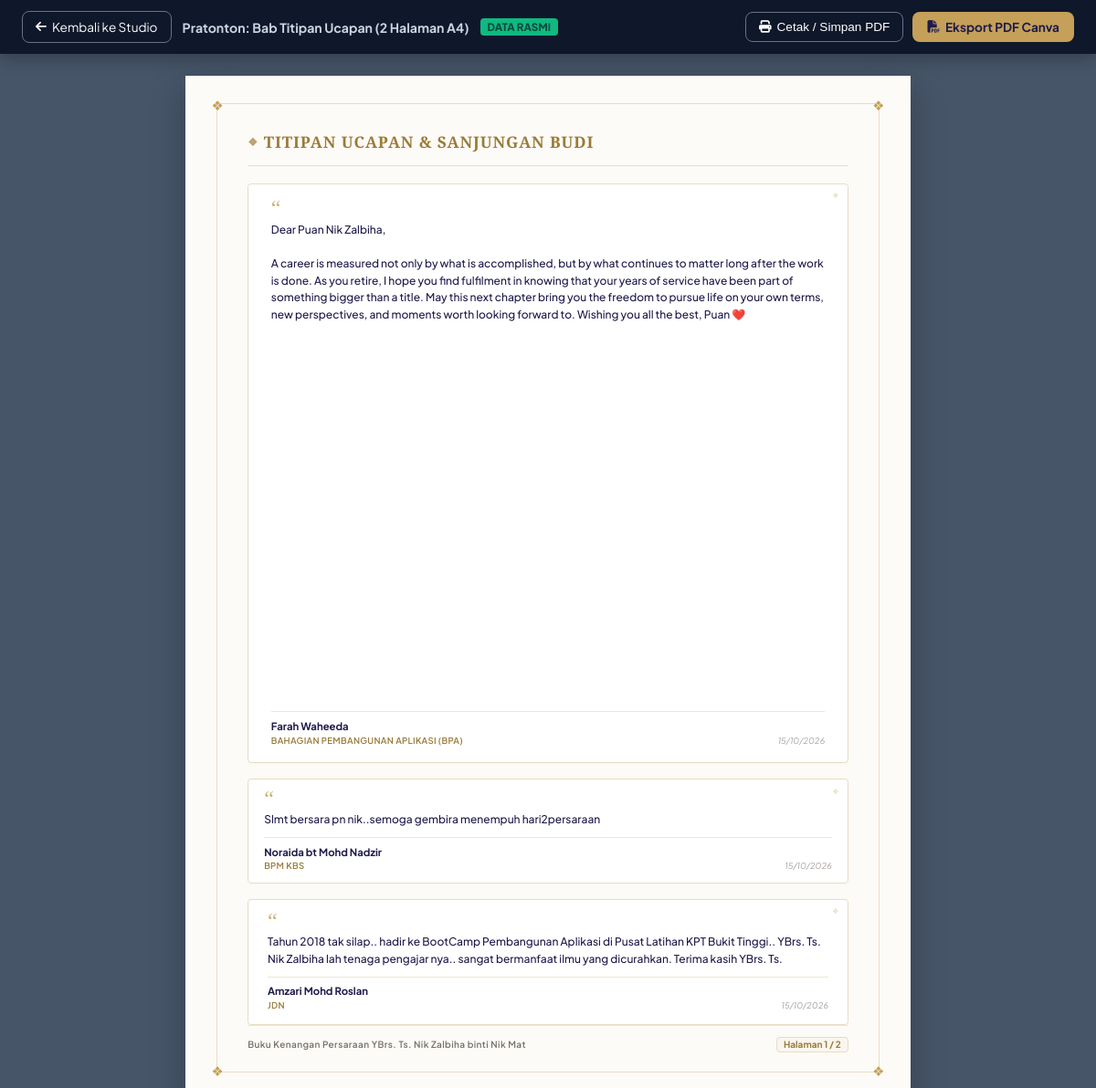
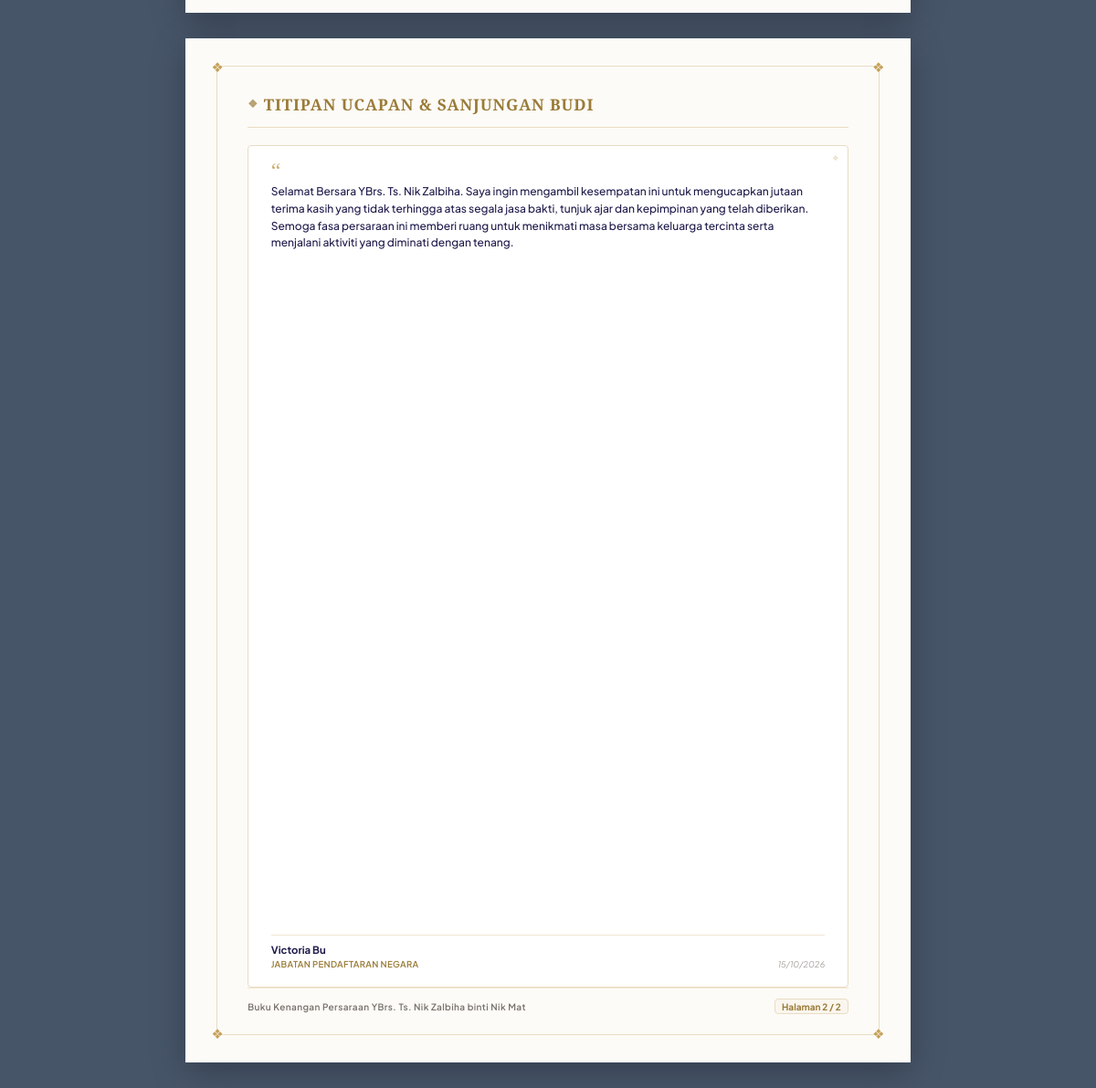
The page /admin/penjana-buku/preview/ucapan?source=official (signed in) on the database its author committed (2 pictures, top to bottom).
### app/models.py (models this page shows, shortened)
class Submission(db.Model):
    __tablename__ = "submissions"
    id = db.Column(db.Integer, primary_key=True)
    nama = db.Column(db.String(150), nullable=False)
    bahagian = db.Column(db.String(150), nullable=False)
    jawatan = db.Column(db.String(150), nullable=True)
    ucapan = db.Column(db.Text, nullable=True)
    created_at = db.Column(db.DateTime, default=datetime.now)
    status = db.Column(db.String(20), default="active")  # active, archived, reviewed
    data_type = db.Column(db.String(20), default="official")  # 'test' atau 'official' (pengasingan selamat)
    image_filename = db.Column(db.String(255), nullable=True)
    image_local_path = db.Column(db.String(255), nullable=True)
    image_drive_file_id = db.Column(db.String(100), nullable=True)
    image_drive_link = db.Column(db.String(500), nullable=True)
    image_sync_status = db.Column(db.String(30), default="none")  # none, pending, synced, failed
    video_filename = db.Column(db.String(255), nullable=True)
    video_local_path = db.Column(db.String(255), nullable=True)
    video_drive_file_id = db.Column(db.String(100), nullable=True)
    video_drive_link = db.Column(db.String(500), nullable=True)
    video_sync_status = db.Column(db.String(30), default="none")  # none, pending, synced, failed
    ip_address = db.Column(db.String(50), nullable=True)

### app/routes/admin.py (the view)
@admin_bp.route("/penjana-buku/preview/<chapter>", methods=["GET"])
@admin_required
def penjana_buku_preview(chapter):
    source = request.args.get("source", "auto")
    return book_generator_service.render_chapter_html(chapter, source)

### app/routes/admin.py (called while the page is built)
def admin_required(f):
    @wraps(f)
    def decorated_function(*args, **kwargs):
        if not session.get("is_admin"):
            flash("Sila log masuk untuk mengakses Dashboard Pentadbir.", "warning")
            return redirect(url_for("admin.login", next=request.url))
        return f(*args, **kwargs)
    return decorated_function

### app/services/book_generator_service.py (called while the page is built, shortened)
    def get_submissions(self, source="auto"):
        if source == "official":
            return Submission.query.filter_by(status="active", data_type="official").order_by(Submission.created_at.asc()).all(), "official"
        elif source == "test":
            return Submission.query.filter_by(data_type="test").order_by(Submission.id.asc()).all(), "test"
        elif source == "all":
            return Submission.query.filter_by(status="active").order_by(Submission.created_at.asc()).all(), "all"
        else: # auto
            official = Submission.query.filter_by(status="active", data_type="official").order_by(Submission.created_at.asc()).all()
            if official and len(official) > 0:
                return official, "official"
            test_data = Submission.query.filter_by(data_type="test").order_by(Submission.id.asc()).all()
            return test_data, "test"

    def render_chapter_html(self, chapter, source="auto"):
        from flask import has_request_context
        def _do_render():
            submissions, actual_source = self.get_submissions(source)
            if chapter == "ucapan":
                pages = self.paginate_ucapan(submissions)
                return render_template(
                    "admin/buku_kenangan/bab_ucapan.html",
                    pages=pages,
                    total_pages=len(pages),
                    data_source=actual_source,
                    timestamp=datetime.now().strftime("%d %B %Y")
                )
        if not has_request_context():
            with current_app.test_request_context():
                return _do_render()
        return _do_render()

### app/templates/admin/buku_kenangan/bab_ucapan.html (shortened to what this page needs)
{% extends "admin/buku_kenangan/layout_base.html" %}
{% block toolbar_title %}Pratonton: Bab Titipan Ucapan ({{ total_pages }} Halaman A4){% endblock %}
{% block export_pdf_btn %}
<a href="{{ url_for('admin.penjana_buku_export_pdf', chapter='ucapan') }}" class="btn-action">
  <i class="fa-solid fa-file-pdf"></i> Eksport PDF Canva
</a>
{% endblock %}
{% block sheets_content %}
  {% if pages and pages|length > 0 %}
    {% for page in pages %}
      <div class="a4-sheet">
        <span class="sheet-corner-motif tl">❖</span>
        <span class="sheet-corner-motif tr">❖</span>
        <span class="sheet-corner-motif bl">❖</span>
        <span class="sheet-corner-motif br">❖</span>
        <div class="sheet-header">
          <h2 class="sheet-chapter-title">
            <span style="font-size: 9pt; opacity: 0.7;">❖</span> Titipan Ucapan & Sanjungan Budi
          </h2>
        </div>
        <div class="sheet-content">
          <div class="ucapan-grid">
            {% for item in page %}
              <div class="warkah-box card-{{ item.card_type }}">
                <span class="warkah-motif-corner">❖</span>
                <div>
                  <div class="warkah-quote-icon">“</div>
                  <div class="warkah-text">{{ item.text }}</div>
                </div>
                <div class="warkah-author-row">
                  <div>
                    <h4 class="warkah-author-name">{{ item.submission.nama }}</h4>
                    <p class="warkah-author-dept">
                      {{ item.submission.bahagian if item.submission.bahagian and item.submission.bahagian != '-' else 'Jabatan Digital Negara' }}
                    </p>
                  </div>
                  <div style="font-size: 7pt; color: #a8a29e; font-style: italic;">
                    {{ item.submission.created_at.strftime("%d/%m/%Y") if item.submission.created_at else '' }}
                  </div>
                </div>
              </div>
            {% endfor %}
          </div>
        </div>
        <div class="sheet-footer">
          <span class="sheet-footer-brand">
            Buku Kenangan Persaraan YBrs. Ts. Nik Zalbiha binti Nik Mat
          </span>
          <span class="sheet-footer-page">
            Halaman {{ loop.index }} / {{ total_pages }}
          </span>
        </div>
      </div>
    {% endfor %}
  {% endif %}
{% endblock %}

### app/templates/admin/buku_kenangan/layout_base.html (style rules this page uses)
:root { --bg-ivory: #FDFBF7; --bg-cream: #FAF6EE; --bg-card: #FFFFFF; --text-main: #1E1B4B; --text-muted: #57534E; --text-sub: #78716C; --gold-primary: #C5A059; --gold-deep: #9A7B38; --gold-soft: #EADCC3; --border-classic: #E8DCC4; --border-subtle: #F0E6D2; }
* { box-sizing: border-box; -webkit-print-color-adjust: exact !important; print-color-adjust: exact !important; }
body { margin: 0; padding: 0; background: #475569; font-family: 'Plus Jakarta Sans', sans-serif; color: var(--text-main); -webkit-font-smoothing: antialiased; }
.btn-action { background: var(--gold-primary); color: #1e1b4b; font-weight: 700; padding: 8px 16px; border-radius: 8px; text-decoration: none; display: inline-flex; align-items: center; gap: 6px; border: none; cursor: pointer; font-size: 0.85rem; transition: all 0.2s ease; }
.a4-sheet { width: 210mm; height: 297mm; min-height: 297mm; max-height: 297mm; background: var(--bg-ivory); position: relative; padding: 16mm 18mm 14mm 18mm; box-shadow: 0 10px 35px rgba(0,0,0,0.25); display: flex; flex-direction: column; overflow: hidden; page-break-after: always; break-after: page; }
.sheet-corner-motif { position: absolute; font-size: 11pt; color: var(--gold-primary); line-height: 1; user-select: none; }
.sheet-corner-motif.tl { top: 6.5mm; left: 7.5mm; }
.sheet-corner-motif.tr { top: 6.5mm; right: 7.5mm; }
.sheet-corner-motif.bl { bottom: 6.5mm; left: 7.5mm; }
.sheet-corner-motif.br { bottom: 6.5mm; right: 7.5mm; }
.sheet-header { display: flex; justify-content: space-between; align-items: flex-end; padding-bottom: 3.5mm; border-bottom: 1.5px solid var(--gold-soft); margin-bottom: 5mm; position: relative; z-index: 2; }
.sheet-chapter-title { font-family: 'Playfair Display', serif; font-size: 13pt; font-weight: 700; color: var(--gold-deep); text-transform: uppercase; letter-spacing: 0.05em; margin: 0; display: flex; align-items: center; gap: 6px; white-space: nowrap; }
.sheet-content { flex: 1 1 auto; display: flex; flex-direction: column; position: relative; z-index: 2; overflow: hidden; }
.sheet-footer { display: flex; justify-content: space-between; align-items: center; padding-top: 3mm; border-top: 1px solid var(--border-subtle); font-size: 7.5pt; color: var(--text-sub); margin-top: auto; position: relative; z-index: 2; }
.sheet-footer-brand { font-weight: 600; letter-spacing: 0.04em; }
.sheet-footer-page { font-weight: 700; color: var(--gold-deep); background: var(--bg-cream); padding: 1.5px 7px; border-radius: 4px; border: 0.5px solid var(--border-classic); }

### app/templates/admin/buku_kenangan/bab_ucapan.html (style rules this page uses)
.ucapan-grid { display: flex; flex-direction: column; gap: 4.5mm; height: 100%; justify-content: flex-start; }
.warkah-box { background: #ffffff; border: 1px solid var(--border-classic); border-radius: 4px; padding: 3.5mm 5mm 3.5mm 5mm; position: relative; box-shadow: 0 1px 4px rgba(0,0,0,0.02); display: flex; flex-direction: column; justify-content: space-between; }
.warkah-box.card-short { flex: 0 1 auto; padding: 3.2mm 4.5mm; }
.warkah-box.card-medium { flex: 0 1 auto; padding: 4mm 5.5mm; }
.warkah-box.card-long { flex: 1 1 auto; padding: 5mm 6.5mm; }
.warkah-quote-icon { font-family: 'Playfair Display', serif; font-size: 18pt; color: var(--gold-primary); line-height: 0.7; margin-bottom: 1.5mm; opacity: 0.85; user-select: none; }
.warkah-text { font-size: 9pt; line-height: 1.55; color: var(--text-main); margin: 0 0 2.5mm 0; white-space: pre-line; word-break: break-word; font-weight: 500; }
.warkah-author-row { display: flex; justify-content: space-between; align-items: flex-end; border-top: 0.8px solid var(--border-subtle); padding-top: 2mm; margin-top: auto; }
.warkah-author-name { font-size: 8.5pt; font-weight: 700; color: var(--text-main); margin: 0; }
.warkah-author-dept { font-size: 7.2pt; color: var(--gold-deep); font-weight: 600; text-transform: uppercase; letter-spacing: 0.03em; margin: 0.5mm 0 0; }
.warkah-motif-corner { position: absolute; top: 2mm; right: 2.5mm; font-size: 6pt; color: var(--gold-soft); }

### rows shown on the page
Submission: text "Dear Puan Nik Zalbiha, A career is measured not only by what is accomplished, but by what continues to matter long after the work is done. As you retire, I hope you find fulfilment in knowing that your years of service have been part of something bigger than a title. May this next chapter bring you the freedom to pursue life on your own terms, new perspectives, and moments worth looking forward to. Wishing you all the best, Puan ❤️", submission.nama "Farah Waheeda", submission "BAHAGIAN PEMBANGUNAN APLIKASI (BPA)", submission.created_at "15/10/2026"
Submission: text "Slmt bersara pn nik..semoga gembira menempuh hari2persaraan", submission.nama "Noraida bt Mohd Nadzir", submission "BPM KBS", submission.created_at "15/10/2026"
Submission: text "Tahun 2018 tak silap.. hadir ke BootCamp Pembangunan Aplikasi di Pusat Latihan KPT Bukit Tinggi.. YBrs. Ts. Nik Zalbiha lah tenaga pengajar nya.. sangat bermanfaat ilmu yang dicurahkan. Terima kasih YBrs. Ts.", submission.nama "Amzari Mohd Roslan", submission "JDN", submission.created_at "15/10/2026"
Submission: text "Selamat Bersara YBrs. Ts. Nik Zalbiha. Saya ingin mengambil kesempatan ini untuk mengucapkan jutaan terima kasih yang tidak terhingga atas segala jasa bakti, tunjuk ajar dan kepimpinan yang telah diberikan. Semoga fasa persaraan ini memberi ruang untuk menikmati masa bersama keluarga tercinta serta menjalani aktiviti yang diminati dengan tenang.", submission.nama "Victoria Bu", submission "JABATAN PENDAFTARAN NEGARA", submission.created_at "15/10/2026"

### other values the page prints
{{ total_pages }} "2"
{{ total_pages }} "2" "2"
